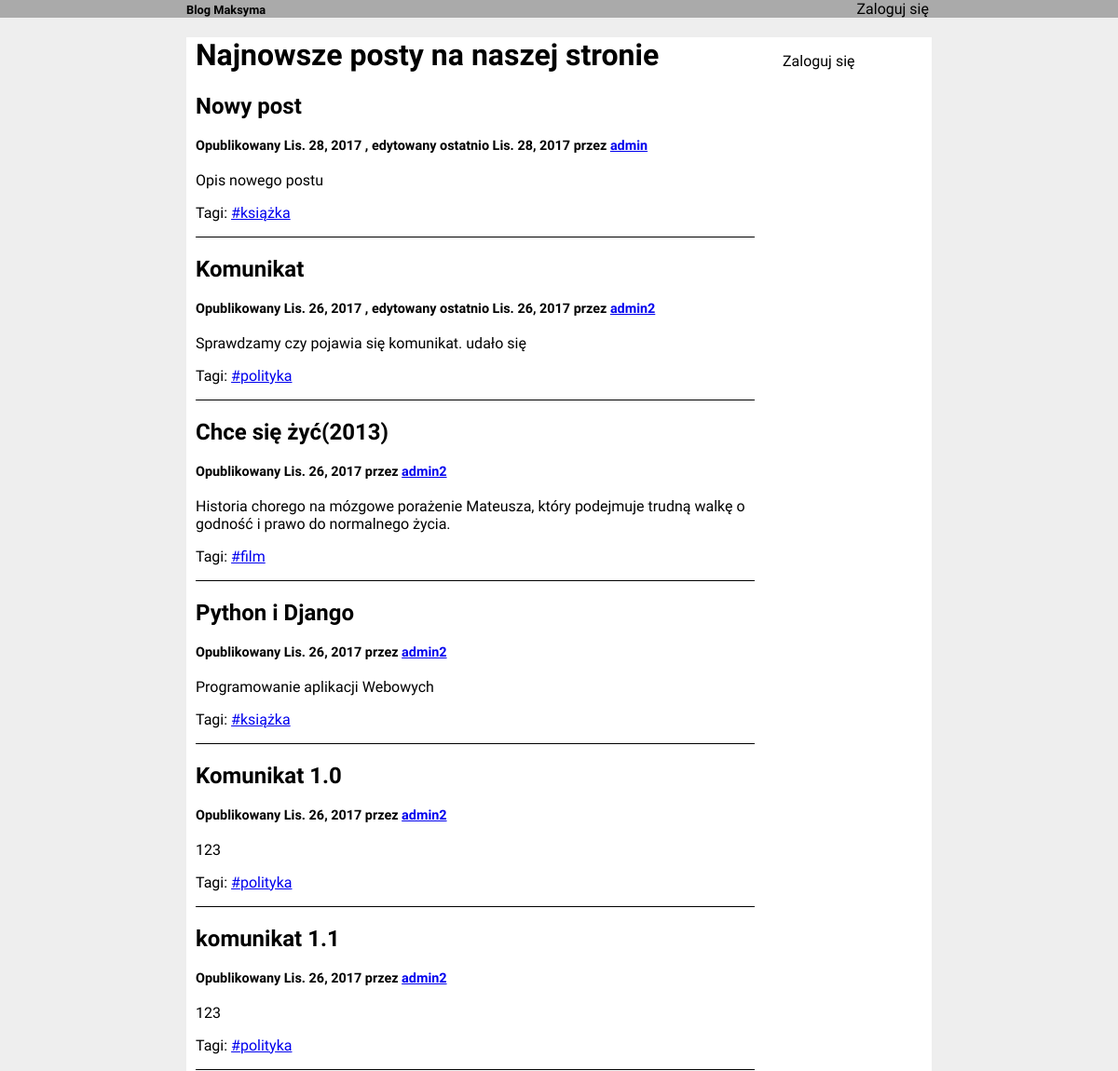
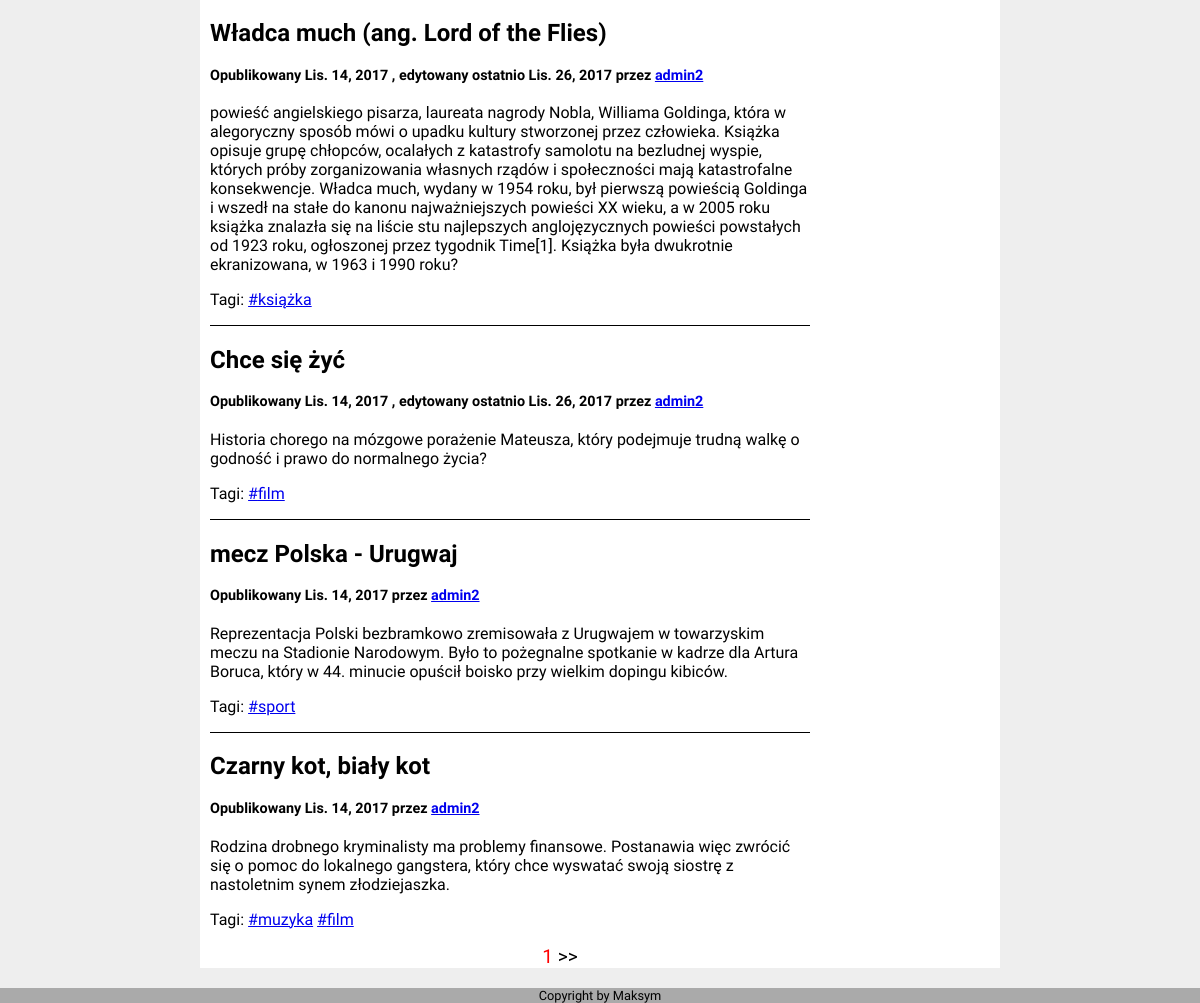
The page / on the database its author committed (2 pictures, top to bottom).
### blog/models.py (models this page shows, shortened)
class Post(models.Model):
	title  = models.CharField(max_length=200)
	content = models.CharField(max_length=10000)
	publish_date = models.DateField()
	edit_date	= models.DateField(null=True)
	user = models.ForeignKey(User)
	class Meta:
		ordering = ['-publish_date']

class Tag(models.Model):
	name = models.CharField(max_length=200)

### blog/views.py (the view)
# urls.py: url(r'^$', views.index, name="index"),
def index(request, page='1'):
	page = int(page)
	posts = Post.objects.all()
	for post in posts:
		post.tags = []
	ptts = PostToTag.objects.all()
	for ptt in ptts:
		for post in posts:
			if ptt.post == post:
				post.tags.append(ptt.tag)
	startPost = (page-1) * POSTS_PER_PAGE
	endPost = page * POSTS_PER_PAGE
	if startPost > len(posts):
		raise Http404
	context = {
		'posts' : posts[startPost:endPost],
		'page' : page,
		'isFirst': (page == 1),
		'isLast': endPost >= len(posts),
		'nextPage': page+1,
		'prevPage': page-1,
	}
	return render(request, 'blog/index.html', context)

### blog/templates/blog/index.html (shortened to what this page needs)
{% extends 'blog/base.html' %}
{% block head %}
	{% load static %}
	<link rel=stylesheet type="text/css" href="{% static 'blog/index.css' %}">
{% endblock %}
{% block content %}
	<h1>Najnowsze posty na naszej stronie</h1>
	<div id="posts">
		{% for post in posts %}
			<div class="post">
				<h2>{{ post.title }}</h2>
				<h4>Opublikowany  {{ post.publish_date }}
					{% if post.edit_date %}
					, edytowany ostatnio {{ post.edit_date }}
					{% endif %}
		 			przez <a href="{% url 'user_name' post.user.username %}">{{ post.user.username }}<a/>
		 		</h4>
				<p> {{ post.content }}</p>
				{% if post.tags %}
					<p> Tagi:
						{% for tag in post.tags %}
							<a href="{% url 'tag_view' tag.name %}">#{{ tag.name }}</a>
						{% endfor %}
					</p>
				{% endif %}
			</div>
		{% endfor %}
	</div>
	<div id="pageSelect">
		<div>
			{{ page }}
			{% if not isLast %}
				<a href="{% url 'index' nextPage %}"> >> </a>
			{% endif %}
		</div>
	</div>
{% endblock %}

### blog/static/blog/index.css (style rules this page uses)
#pageSelect { text-align: center; margin-left: 100px; color: red; font-size: 120%; }
#pageSelect a { text-decoration: none; color: black; }
h4 { font-size: 90%; }
.post { border-bottom: 1px solid black; }
.post:last-child { border-bottom: none; }

### blog/static/blog/style.css (style rules this page uses)
body { margin: 0; background-color: #eee; font-family: 'Raleway'; }
#topmenu, #headerText, ul, { display: inline-block; }

### rows shown on the page
Post: title "Nowy post", publish_date "Lis. 28, 2017", edit_date "Lis. 28, 2017", user.username "admin", content "Opis nowego postu"
Tag: name "książka"
Post: title "Komunikat", publish_date "Lis. 26, 2017", edit_date "Lis. 26, 2017", user.username "admin2", content "Sprawdzamy czy pojawia się komunikat. udało się"
Tag: name "polityka"
Post: title "Chce się żyć(2013)", publish_date "Lis. 26, 2017", user.username "admin2", content "Historia chorego na mózgowe porażenie Mateusza, który podejmuje trudną walkę o godność i prawo do normalnego życia."
Tag: name "film"
Post: title "Python i Django", publish_date "Lis. 26, 2017", user.username "admin2", content "Programowanie aplikacji Webowych"
Post: title "Komunikat 1.0", publish_date "Lis. 26, 2017", user.username "admin2", content "123"
Post: title "komunikat 1.1", publish_date "Lis. 26, 2017", user.username "admin2", content "123"
Post: title "Władca much (ang. Lord of the Flies)", publish_date "Lis. 14, 2017", edit_date "Lis. 26, 2017", user.username "admin2", content "powieść angielskiego pisarza, laureata nagrody Nobla, Williama Goldinga, która w alegoryczny sposób mówi o upadku kultury stworzonej przez człowieka. Książka opisuje grupę chłopców, ocalałych z katastrofy samolotu na bezludnej wyspie, których próby zorganizowania własnych rządów i społeczności mają katastrofalne konsekwencje. Władca much, wydany w 1954 roku, był pierwszą powieścią Goldinga i wszedł na stałe do kanonu najważniejszych powieści XX wieku, a w 2005 roku książka znalazła się na liście stu najlepszych anglojęzycznych powieści powstałych od 1923 roku, ogłoszonej przez tygodnik Time[1]. Książka była dwukrotnie ekranizowana, w 1963 i 1990 roku?"
Post: title "Chce się żyć", publish_date "Lis. 14, 2017", edit_date "Lis. 26, 2017", user.username "admin2", content "Historia chorego na mózgowe porażenie Mateusza, który podejmuje trudną walkę o godność i prawo do normalnego życia?"
Post: title "mecz Polska - Urugwaj", publish_date "Lis. 14, 2017", user.username "admin2", content "Reprezentacja Polski bezbramkowo zremisowała z Urugwajem w towarzyskim meczu na Stadionie Narodowym. Było to pożegnalne spotkanie w kadrze dla Artura Boruca, który w 44. minucie opuścił boisko przy wielkim dopingu kibiców."
Tag: name "sport"
Post: title "Czarny kot, biały kot", publish_date "Lis. 14, 2017", user.username "admin2", content "Rodzina drobnego kryminalisty ma problemy finansowe. Postanawia więc zwrócić się o pomoc do lokalnego gangstera, który chce wyswatać swoją siostrę z nastoletnim synem złodziejaszka."
Tag: name "muzyka"

### other values the page prints
{{ page }} "1"
